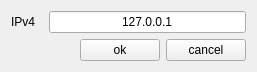
<?xml version="1.0" encoding="UTF-8"?>
<ui version="4.0">
 <class>Form_Connector</class>
 <widget class="QWidget" name="Form_Connector">
  <property name="geometry">
   <rect>
    <x>0</x>
    <y>0</y>
    <width>257</width>
    <height>71</height>
   </rect>
  </property>
  <property name="windowTitle">
   <string>Connection</string>
  </property>
  <layout class="QVBoxLayout" name="verticalLayout">
   <item>
    <layout class="QHBoxLayout" name="horizontalLayout_2">
     <item>
      <widget class="QLabel" name="label">
       <property name="minimumSize">
        <size>
         <width>32</width>
         <height>0</height>
        </size>
       </property>
       <property name="text">
        <string>IPv4</string>
       </property>
      </widget>
     </item>
     <item>
      <widget class="QLineEdit" name="lineEdit">
       <property name="text">
        <string>127.0.0.1</string>
       </property>
       <property name="alignment">
        <set>Qt::AlignCenter</set>
       </property>
      </widget>
     </item>
    </layout>
   </item>
   <item>
    <layout class="QHBoxLayout" name="horizontalLayout">
     <item>
      <spacer name="horizontalSpacer">
       <property name="orientation">
        <enum>Qt::Horizontal</enum>
       </property>
       <property name="sizeHint" stdset="0">
        <size>
         <width>40</width>
         <height>20</height>
        </size>
       </property>
      </spacer>
     </item>
     <item>
      <widget class="QPushButton" name="pushButton_ok">
       <property name="text">
        <string>ok</string>
       </property>
      </widget>
     </item>
     <item>
      <widget class="QPushButton" name="pushButton_Cancel">
       <property name="text">
        <string>cancel</string>
       </property>
      </widget>
     </item>
    </layout>
   </item>
  </layout>
 </widget>
 <resources/>
 <connections>
  <connection>
   <sender>pushButton_Cancel</sender>
   <signal>clicked()</signal>
   <receiver>Form_Connector</receiver>
   <slot>hide()</slot>
   <hints>
    <hint type="sourcelabel">
     <x>246</x>
     <y>60</y>
    </hint>
    <hint type="destinationlabel">
     <x>101</x>
     <y>63</y>
    </hint>
   </hints>
  </connection>
 </connections>
</ui>
